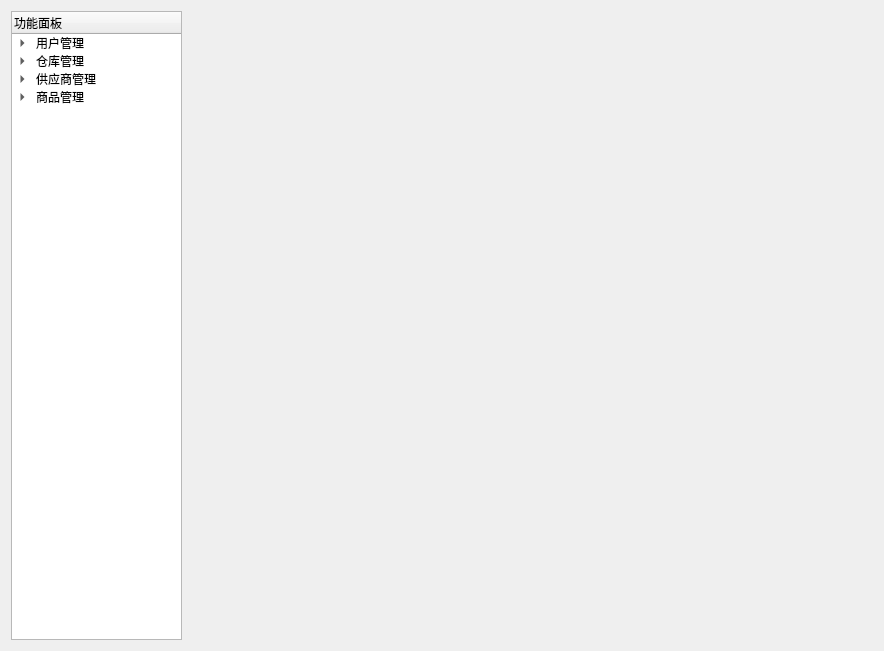
<?xml version="1.0" encoding="UTF-8"?>
<ui version="4.0">
 <class>admin_page</class>
 <widget class="QWidget" name="admin_page">
  <property name="geometry">
   <rect>
    <x>0</x>
    <y>0</y>
    <width>884</width>
    <height>651</height>
   </rect>
  </property>
  <property name="minimumSize">
   <size>
    <width>0</width>
    <height>0</height>
   </size>
  </property>
  <property name="maximumSize">
   <size>
    <width>16777215</width>
    <height>16777215</height>
   </size>
  </property>
  <property name="windowTitle">
   <string>Form</string>
  </property>
  <layout class="QHBoxLayout" name="horizontalLayout">
   <item>
    <widget class="QTreeWidget" name="treeWidget">
     <property name="minimumSize">
      <size>
       <width>171</width>
       <height>0</height>
      </size>
     </property>
     <property name="maximumSize">
      <size>
       <width>171</width>
       <height>16777215</height>
      </size>
     </property>
     <property name="styleSheet">
      <string notr="true">QWidget:focus{outline: none;}</string>
     </property>
     <property name="indentation">
      <number>21</number>
     </property>
     <property name="rootIsDecorated">
      <bool>true</bool>
     </property>
     <property name="itemsExpandable">
      <bool>true</bool>
     </property>
     <property name="headerHidden">
      <bool>false</bool>
     </property>
     <property name="expandsOnDoubleClick">
      <bool>true</bool>
     </property>
     <column>
      <property name="text">
       <string>功能面板</string>
      </property>
     </column>
     <item>
      <property name="text">
       <string>用户管理</string>
      </property>
      <item>
       <property name="text">
        <string>添加用户</string>
       </property>
      </item>
      <item>
       <property name="text">
        <string>删除用户</string>
       </property>
      </item>
      <item>
       <property name="text">
        <string>修改用户信息</string>
       </property>
      </item>
      <item>
       <property name="text">
        <string>查看用户信息</string>
       </property>
      </item>
     </item>
     <item>
      <property name="text">
       <string>仓库管理</string>
      </property>
      <item>
       <property name="text">
        <string>添加仓库</string>
       </property>
      </item>
      <item>
       <property name="text">
        <string>删除仓库</string>
       </property>
      </item>
      <item>
       <property name="text">
        <string>修改仓库信息</string>
       </property>
      </item>
      <item>
       <property name="text">
        <string>查看仓库信息</string>
       </property>
      </item>
     </item>
     <item>
      <property name="text">
       <string>供应商管理</string>
      </property>
      <item>
       <property name="text">
        <string>添加供应商</string>
       </property>
      </item>
      <item>
       <property name="text">
        <string>删除供应商</string>
       </property>
      </item>
      <item>
       <property name="text">
        <string>修改供应商</string>
       </property>
      </item>
      <item>
       <property name="text">
        <string>查看所有供应商</string>
       </property>
      </item>
     </item>
     <item>
      <property name="text">
       <string>商品管理</string>
      </property>
      <item>
       <property name="text">
        <string>添加商品</string>
       </property>
      </item>
      <item>
       <property name="text">
        <string>删除商品</string>
       </property>
      </item>
      <item>
       <property name="text">
        <string>修改商品信息</string>
       </property>
      </item>
      <item>
       <property name="text">
        <string>查看商品信息</string>
       </property>
      </item>
     </item>
    </widget>
   </item>
   <item>
    <widget class="QStackedWidget" name="stackedWidget">
     <property name="currentIndex">
      <number>1</number>
     </property>
     <widget class="QWidget" name="page_1"/>
     <widget class="QWidget" name="page_2"/>
    </widget>
   </item>
  </layout>
 </widget>
 <resources/>
 <connections/>
</ui>
